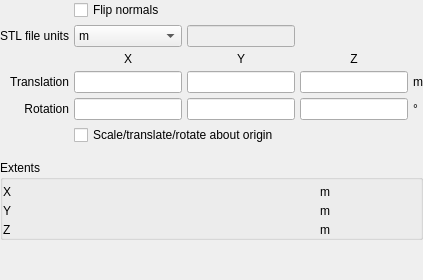
             <widget class="QWidget" name="stl">
              <property name="font">
               <font>
                <weight>50</weight>
                <bold>false</bold>
               </font>
              </property>
              <layout class="QGridLayout" name="gridLayout_11">
               <property name="leftMargin">
                <number>0</number>
               </property>
               <property name="topMargin">
                <number>0</number>
               </property>
               <property name="rightMargin">
                <number>0</number>
               </property>
               <property name="bottomMargin">
                <number>0</number>
               </property>
               <property name="spacing">
                <number>5</number>
               </property>
               <item row="1" column="0">
                <widget class="QLabel" name="label_24">
                 <property name="font">
                  <font>
                   <weight>50</weight>
                   <bold>false</bold>
                  </font>
                 </property>
                 <property name="text">
                  <string>STL file units</string>
                 </property>
                 <property name="alignment">
                  <set>Qt::AlignRight|Qt::AlignTrailing|Qt::AlignVCenter</set>
                 </property>
                </widget>
               </item>
               <item row="3" column="1">
                <widget class="LineEdit" name="lineedit_stl_translationx">
                 <property name="font">
                  <font>
                   <weight>50</weight>
                   <bold>false</bold>
                  </font>
                 </property>
                </widget>
               </item>
               <item row="3" column="2">
                <widget class="LineEdit" name="lineedit_stl_translationy">
                 <property name="font">
                  <font>
                   <weight>50</weight>
                   <bold>false</bold>
                  </font>
                 </property>
                </widget>
               </item>
               <item row="3" column="3">
                <widget class="LineEdit" name="lineedit_stl_translationz">
                 <property name="font">
                  <font>
                   <weight>50</weight>
                   <bold>false</bold>
                  </font>
                 </property>
                </widget>
               </item>
               <item row="6" column="0">
                <spacer name="verticalSpacer_28">
                 <property name="orientation">
                  <enum>Qt::Vertical</enum>
                 </property>
                 <property name="sizeType">
                  <enum>QSizePolicy::Maximum</enum>
                 </property>
                 <property name="sizeHint" stdset="0">
                  <size>
                   <width>20</width>
                   <height>10</height>
                  </size>
                 </property>
                </spacer>
               </item>
               <item row="4" column="0">
                <widget class="QLabel" name="label_57">
                 <property name="font">
                  <font>
                   <weight>50</weight>
                   <bold>false</bold>
                  </font>
                 </property>
                 <property name="text">
                  <string>Rotation</string>
                 </property>
                 <property name="alignment">
                  <set>Qt::AlignRight|Qt::AlignTrailing|Qt::AlignVCenter</set>
                 </property>
                </widget>
               </item>
               <item row="4" column="1">
                <widget class="LineEdit" name="lineedit_stl_rotationx">
                 <property name="font">
                  <font>
                   <weight>50</weight>
                   <bold>false</bold>
                  </font>
                 </property>
                </widget>
               </item>
               <item row="4" column="3">
                <widget class="LineEdit" name="lineedit_stl_rotationz">
                 <property name="font">
                  <font>
                   <weight>50</weight>
                   <bold>false</bold>
                  </font>
                 </property>
                </widget>
               </item>
               <item row="8" column="0">
                <spacer name="verticalSpacer">
                 <property name="orientation">
                  <enum>Qt::Vertical</enum>
                 </property>
                 <property name="sizeHint" stdset="0">
                  <size>
                   <width>20</width>
                   <height>40</height>
                  </size>
                 </property>
                </spacer>
               </item>
               <item row="1" column="1">
                <widget class="ComboBox" name="combobox_stl_units">
                 <property name="font">
                  <font>
                   <weight>50</weight>
                   <bold>false</bold>
                  </font>
                 </property>
                 <property name="currentIndex">
                  <number>2</number>
                 </property>
                 <item>
                  <property name="text">
                   <string>mm</string>
                  </property>
                 </item>
                 <item>
                  <property name="text">
                   <string>cm</string>
                  </property>
                 </item>
                 <item>
                  <property name="text">
                   <string>m</string>
                  </property>
                 </item>
                 <item>
                  <property name="text">
                   <string>in</string>
                  </property>
                 </item>
                 <item>
                  <property name="text">
                   <string>ft</string>
                  </property>
                 </item>
                 <item>
                  <property name="text">
                   <string>custom</string>
                  </property>
                 </item>
                </widget>
               </item>
               <item row="4" column="2">
                <widget class="LineEdit" name="lineedit_stl_rotationy">
                 <property name="font">
                  <font>
                   <weight>50</weight>
                   <bold>false</bold>
                  </font>
                 </property>
                </widget>
               </item>
               <item row="3" column="0">
                <widget class="QLabel" name="label_25">
                 <property name="font">
                  <font>
                   <weight>50</weight>
                   <bold>false</bold>
                  </font>
                 </property>
                 <property name="text">
                  <string>Translation</string>
                 </property>
                 <property name="alignment">
                  <set>Qt::AlignRight|Qt::AlignTrailing|Qt::AlignVCenter</set>
                 </property>
                </widget>
               </item>
               <item row="1" column="2">
                <widget class="LineEdit" name="lineedit_stl_scale">
                 <property name="enabled">
                  <bool>false</bool>
                 </property>
                 <property name="font">
                  <font>
                   <weight>50</weight>
                   <bold>false</bold>
                  </font>
                 </property>
                </widget>
               </item>
               <item row="3" column="4">
                <widget class="QLabel" name="label_128">
                 <property name="font">
                  <font>
                   <weight>50</weight>
                   <bold>false</bold>
                  </font>
                 </property>
                 <property name="text">
                  <string>m</string>
                 </property>
                </widget>
               </item>
               <item row="7" column="0" colspan="5">
                <widget class="QGroupBox" name="groupBox_12">
                 <property name="font">
                  <font>
                   <weight>50</weight>
                   <bold>false</bold>
                  </font>
                 </property>
                 <property name="title">
                  <string>Extents</string>
                 </property>
                 <property name="flat">
                  <bool>true</bool>
                 </property>
                 <layout class="QGridLayout" name="gridLayout_32">
                  <property name="leftMargin">
                   <number>0</number>
                  </property>
                  <property name="topMargin">
                   <number>5</number>
                  </property>
                  <property name="rightMargin">
                   <number>0</number>
                  </property>
                  <property name="bottomMargin">
                   <number>0</number>
                  </property>
                  <property name="spacing">
                   <number>5</number>
                  </property>
                  <item row="0" column="1">
                   <widget class="QLabel" name="label_stl_extentxmin">
                    <property name="font">
                     <font>
                      <weight>50</weight>
                      <bold>false</bold>
                     </font>
                    </property>
                   </widget>
                  </item>
                  <item row="0" column="0">
                   <widget class="QLabel" name="label_62">
                    <property name="font">
                     <font>
                      <weight>50</weight>
                      <bold>false</bold>
                     </font>
                    </property>
                    <property name="text">
                     <string>X</string>
                    </property>
                   </widget>
                  </item>
                  <item row="1" column="1">
                   <widget class="QLabel" name="label_stl_extentymin">
                    <property name="font">
                     <font>
                      <weight>50</weight>
                      <bold>false</bold>
                     </font>
                    </property>
                   </widget>
                  </item>
                  <item row="1" column="2">
                   <widget class="QLabel" name="label_stl_extentymax">
                    <property name="font">
                     <font>
                      <weight>50</weight>
                      <bold>false</bold>
                     </font>
                    </property>
                   </widget>
                  </item>
                  <item row="0" column="2">
                   <widget class="QLabel" name="label_stl_extentxmax">
                    <property name="font">
                     <font>
                      <weight>50</weight>
                      <bold>false</bold>
                     </font>
                    </property>
                   </widget>
                  </item>
                  <item row="2" column="1">
                   <widget class="QLabel" name="label_stl_extentzmin">
                    <property name="font">
                     <font>
                      <weight>50</weight>
                      <bold>false</bold>
                     </font>
                    </property>
                   </widget>
                  </item>
                  <item row="2" column="2">
                   <widget class="QLabel" name="label_stl_extentzmax">
                    <property name="font">
                     <font>
                      <weight>50</weight>
                      <bold>false</bold>
                     </font>
                    </property>
                   </widget>
                  </item>
                  <item row="1" column="0">
                   <widget class="QLabel" name="label_63">
                    <property name="font">
                     <font>
                      <weight>50</weight>
                      <bold>false</bold>
                     </font>
                    </property>
                    <property name="text">
                     <string>Y</string>
                    </property>
                   </widget>
                  </item>
                  <item row="2" column="0">
                   <widget class="QLabel" name="label_64">
                    <property name="font">
                     <font>
                      <weight>50</weight>
                      <bold>false</bold>
                     </font>
                    </property>
                    <property name="text">
                     <string>Z</string>
                    </property>
                   </widget>
                  </item>
                  <item row="0" column="3">
                   <widget class="QLabel" name="label_129">
                    <property name="font">
                     <font>
                      <weight>50</weight>
                      <bold>false</bold>
                     </font>
                    </property>
                    <property name="text">
                     <string>m</string>
                    </property>
                   </widget>
                  </item>
                  <item row="1" column="3">
                   <widget class="QLabel" name="label_130">
                    <property name="font">
                     <font>
                      <weight>50</weight>
                      <bold>false</bold>
                     </font>
                    </property>
                    <property name="text">
                     <string>m</string>
                    </property>
                   </widget>
                  </item>
                  <item row="2" column="3">
                   <widget class="QLabel" name="label_131">
                    <property name="font">
                     <font>
                      <weight>50</weight>
                      <bold>false</bold>
                     </font>
                    </property>
                    <property name="text">
                     <string>m</string>
                    </property>
                   </widget>
                  </item>
                 </layout>
                </widget>
               </item>
               <item row="2" column="1">
                <widget class="QLabel" name="label_135">
                 <property name="font">
                  <font>
                   <weight>50</weight>
                   <bold>false</bold>
                  </font>
                 </property>
                 <property name="text">
                  <string>X</string>
                 </property>
                 <property name="alignment">
                  <set>Qt::AlignCenter</set>
                 </property>
                </widget>
               </item>
               <item row="2" column="2">
                <widget class="QLabel" name="label_136">
                 <property name="font">
                  <font>
                   <weight>50</weight>
                   <bold>false</bold>
                  </font>
                 </property>
                 <property name="text">
                  <string>Y</string>
                 </property>
                 <property name="alignment">
                  <set>Qt::AlignCenter</set>
                 </property>
                </widget>
               </item>
               <item row="2" column="3">
                <widget class="QLabel" name="label_137">
                 <property name="font">
                  <font>
                   <weight>50</weight>
                   <bold>false</bold>
                  </font>
                 </property>
                 <property name="text">
                  <string>Z</string>
                 </property>
                 <property name="alignment">
                  <set>Qt::AlignCenter</set>
                 </property>
                </widget>
               </item>
               <item row="4" column="4">
                <widget class="QLabel" name="label_138">
                 <property name="font">
                  <font>
                   <weight>50</weight>
                   <bold>false</bold>
                  </font>
                 </property>
                 <property name="text">
                  <string>°</string>
                 </property>
                </widget>
               </item>
               <item row="5" column="1" colspan="3">
                <widget class="CheckBox" name="checkbox_stl_aboutorigin">
                 <property name="font">
                  <font>
                   <weight>50</weight>
                   <bold>false</bold>
                  </font>
                 </property>
                 <property name="text">
                  <string>Scale/translate/rotate about origin</string>
                 </property>
                </widget>
               </item>
               <item row="0" column="1" colspan="3">
                <widget class="CheckBox" name="checkbox_stl_flipnormals">
                 <property name="font">
                  <font>
                   <weight>50</weight>
                   <bold>false</bold>
                  </font>
                 </property>
                 <property name="text">
                  <string>Flip normals</string>
                 </property>
                </widget>
               </item>
              </layout>
             </widget>
